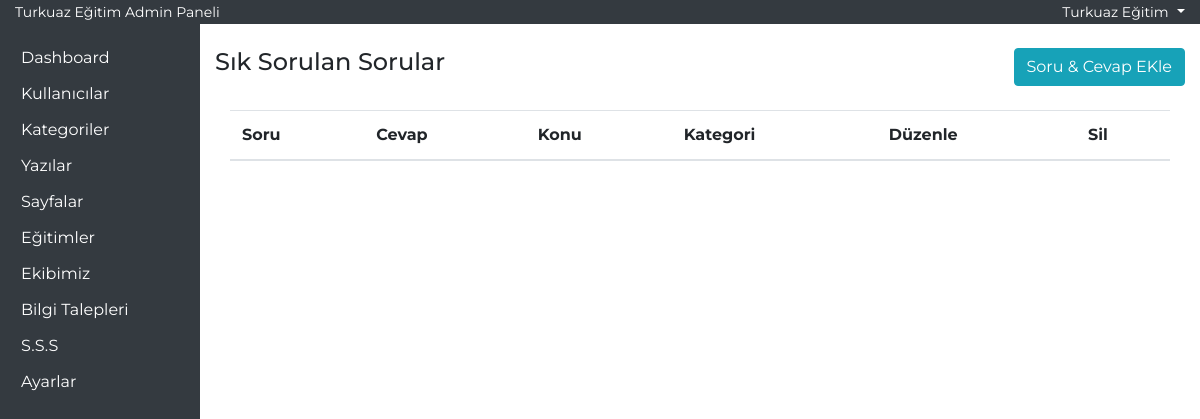
/admin-yntm/sss.php (signed in), run on an earlier commit of the app's database.
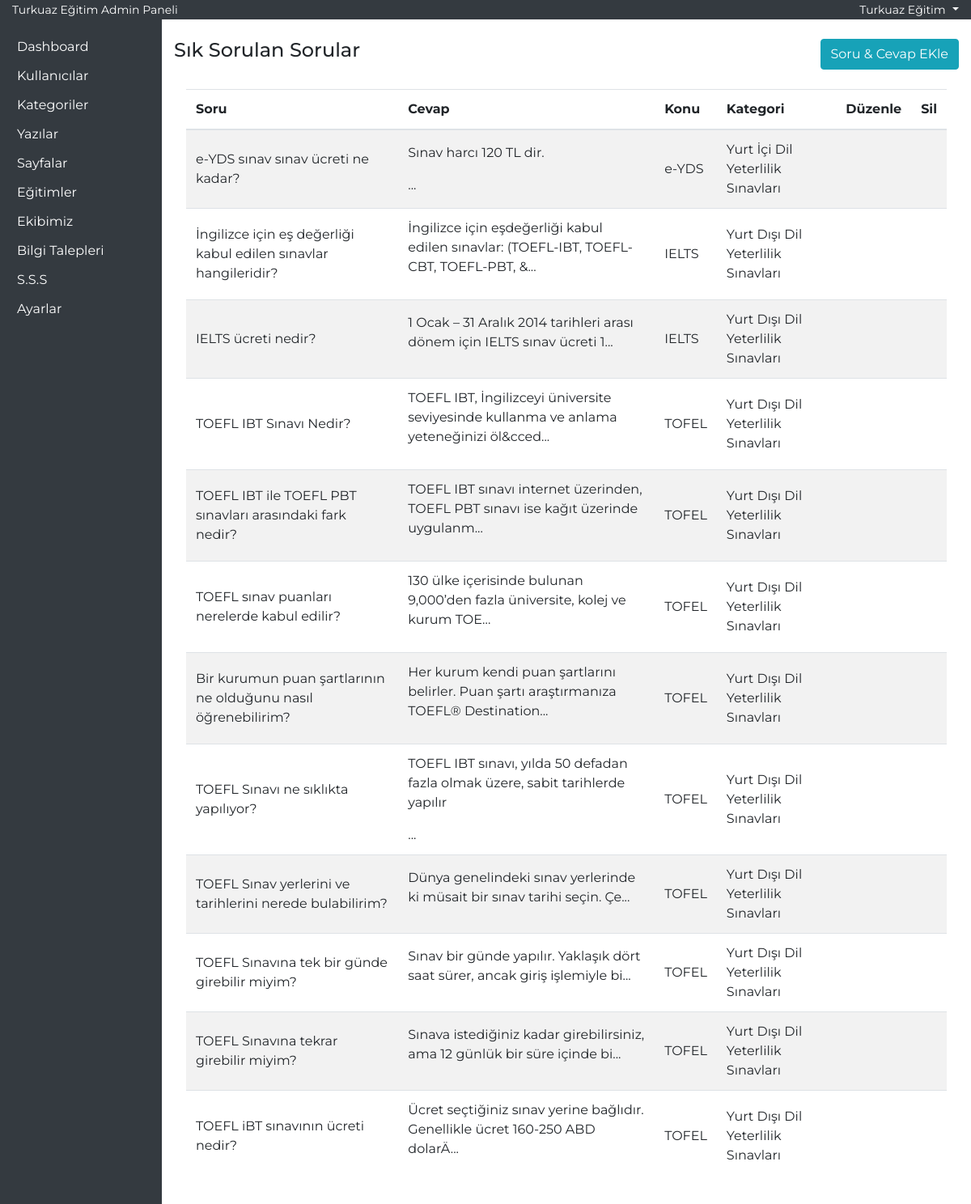
And on a later commit of the database.
### tables this page shows
CREATE TABLE IF NOT EXISTS `sss` (
  `id` int NOT NULL AUTO_INCREMENT,
  `soru` text NOT NULL,
  `cevap` varchar(5000) NOT NULL,
  `konu` text NOT NULL,
  `kategori` text NOT NULL,
  PRIMARY KEY (`id`)
);

### admin-yntm/sss.php (the view, shortened to what this page needs)
<?php require_once('header.php'); ?>
<div class="row">
    <div class="col-md-6">
        <h4>Sık Sorulan Sorular</h4>
    </div>
    <div class="col-md-6 text-right">
        <button type="button" class="btn btn-info" data-toggle="modal" data-target="#soruEkle">
            Soru & Cevap EKle
        </button>
    </div>
</div>
<section id="sssList" class="mt-4">
    <div class="container-fluid">
        <div class="row">
            <div class="col-12">
                <table class="table table-striped">
                    <thead>
                        <tr>
                            <th>Soru</th>
                            <th>Cevap</th>
                            <th>Konu</th>
                            <th>Kategori</th>
                            <th>Düzenle</th>
                            <th>Sil</th>
                        </tr>
                    </thead>
                    <tbody>
                        <?php
                        $sssList = $db->prepare('select * from sss order by konu asc');
                        $sssList->execute();
                        if ($sssList->rowCount()) {
                            foreach ($sssList as $sssListSatir) {
                        ?>
                                <tr>
                                    <td><?php echo $sssListSatir['soru']; ?></td>
                                    <td><?php echo substr($sssListSatir['cevap'],0,100); ?>...</td>
                                    <td><?php echo $sssListSatir['konu']; ?></td>
                                    <td><?php echo $sssListSatir['kategori']; ?></td>
                                    <td></td>
                                    <td></td>
                                </tr>
                        <?php
                            }
                        }
                        ?>
                    </tbody>
                </table>
            </div>
        </div>
    </div>
</section>
<?php require_once('footer.php'); ?>

What changed in the data, as far as the page shows it:
added sss: soru "e-YDS sınav sınav ücreti ne kadar?", cevap "Sınav harcı 120 TL dir.", konu "e-YDS", kategori "Yurt İçi Dil Yeterlilik Sınavları"
added sss: soru "İngilizce için eş değerliği kabul edilen sınavlar hangileridir?", cevap "İngilizce için eşdeğerliği kabul edilen sınavlar: (TOEFL-IBT, TOEFL-CBT, TOEFL-PBT, &", konu "IELTS", kategori "Yurt Dışı Dil Yeterlilik Sınavları"
added sss: soru "IELTS ücreti nedir?", cevap "1 Ocak – 31 Aralık 2014 tarihleri arası dönem için IELTS sınav ücreti 1", konu "IELTS", kategori "Yurt Dışı Dil Yeterlilik Sınavları"
added sss: soru "TOEFL IBT Sınavı Nedir?", cevap "TOEFL IBT, İngilizceyi üniversite seviyesinde kullanma ve anlama yeteneğinizi öl&cced", konu "TOFEL", kategori "Yurt Dışı Dil Yeterlilik Sınavları"
added sss: soru "TOEFL IBT ile TOEFL PBT sınavları arasındaki fark nedir?", cevap "TOEFL IBT sınavı internet üzerinden, TOEFL PBT sınavı ise kağıt üzerinde uygulanm", konu "TOFEL", kategori "Yurt Dışı Dil Yeterlilik Sınavları"
added sss: soru "TOEFL sınav puanları nerelerde kabul edilir?", cevap "130 ülke içerisinde bulunan 9,000’den fazla üniversite, kolej ve kurum TOE", konu "TOFEL", kategori "Yurt Dışı Dil Yeterlilik Sınavları"
added sss: soru "Bir kurumun puan şartlarının ne olduğunu nasıl öğrenebilirim?", cevap "Her kurum kendi puan şartlarını belirler. Puan şartı araştırmanıza TOEFL® Destination", konu "TOFEL", kategori "Yurt Dışı Dil Yeterlilik Sınavları"
added sss: soru "TOEFL Sınavı ne sıklıkta yapılıyor?", cevap "TOEFL IBT sınavı, yılda 50 defadan fazla olmak üzere, sabit tarihlerde yapılır", konu "TOFEL", kategori "Yurt Dışı Dil Yeterlilik Sınavları"
added sss: soru "TOEFL Sınav yerlerini ve tarihlerini nerede bulabilirim?", cevap "Dünya genelindeki sınav yerlerinde ki müsait bir sınav tarihi seçin. Çe", konu "TOFEL", kategori "Yurt Dışı Dil Yeterlilik Sınavları"
added sss: soru "TOEFL Sınavına tek bir günde girebilir miyim?", cevap "Sınav bir günde yapılır. Yaklaşık dört saat sürer, ancak giriş işlemiyle bi", konu "TOFEL", kategori "Yurt Dışı Dil Yeterlilik Sınavları"
added sss: soru "TOEFL Sınavına tekrar girebilir miyim?", cevap "Sınava istediğiniz kadar girebilirsiniz, ama 12 günlük bir süre içinde bi", konu "TOFEL", kategori "Yurt Dışı Dil Yeterlilik Sınavları"
added sss: soru "TOEFL iBT sınavının ücreti nedir?", cevap "Ücret seçtiğiniz sınav yerine bağlıdır. Genellikle ücret 160-250 ABD dolarÄ", konu "TOFEL", kategori "Yurt Dışı Dil Yeterlilik Sınavları"
